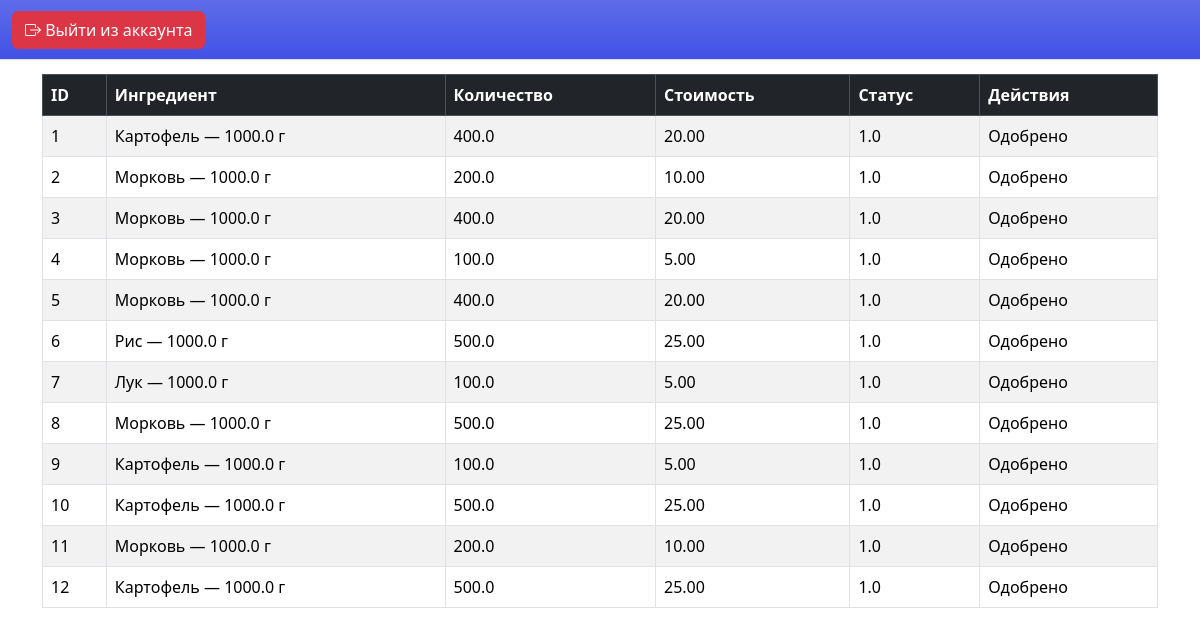
/canadmin/view_orders, run on the app's committed database.
### cook/models.py (models this page shows, shortened)
class Order(models.Model):
    ingredient = models.ForeignKey(Ingredient, on_delete=models.CASCADE)
    amount = models.FloatField()
    cost = models.DecimalField(max_digits=10, decimal_places=2)
    status = models.FloatField()
    date = models.DateField(auto_now_add=True,null=True)

class Ingredient(models.Model):
    title = models.CharField(max_length=255)
    amount = models.FloatField(default=0)
    cost = models.DecimalField(max_digits=10, decimal_places=2)
    picture = models.ImageField(upload_to="pictures/ingredients", null=True, blank=True)
    def __str__(self):
        return f"{self.title} — {self.amount} г"

### canadmin/views.py (the view)
# urls.py: path('view_orders', views.vieworders, name='admin_view_orders'),
def vieworders(request: HttpRequest) -> HttpResponse:
    orderdict = Order.objects.all()
    return render(request, 'canadmin/orders.html', context={'orders': orderdict})

### templates/canadmin/orders.html
{% extends 'canadmin/main.html' %}
{% block content %}
<div class="container mt-4">
    <h3 class="mb-3">Заказы</h3>
    <table class="table table-striped table-bordered table-hover">
        <thead class="table-dark">
            <tr>
                <th>ID</th>
                <th>Ингредиент</th>
                <th>Количество</th>
                <th>Стоимость</th>
                <th>Статус</th>
                <th>Действия</th>
            </tr>
        </thead>
        <tbody>
            {% for order in orders %}
            <tr>
                <td>{{ order.id }}</td>
                <td>{{ order.ingredient }}</td>
                <td>{{ order.amount }}</td>
                <td>{{ order.cost }}</td>
                <td>{{ order.status }}</td>
                <td>
                    {% if order.status != 1 %}
                    <div class="d-flex gap-2">
                        <form method="post" action="{% url 'change_order_status' order.id %}">
                            {% csrf_token %}
                            <input type="hidden" name="status">
                            <button type="submit" class="btn btn-success btn-sm">Одобрить</button>
                        </form>
                        <form method="post" action="{% url 'change_order_status' order.id %}">
                            {% csrf_token %}
                        </form>
                    </div>
                    {% else %}
                    Одобрено
                    {% endif %}
                </td>
            </tr>
            {% endfor %}
        </tbody>
    </table>
</div>
{% endblock %}

### data on the page
Order: id "1", ingredient "Картофель — 1000.0 г", amount "400.0", cost "20.00", status "1.0", shows "Одобрено"
Order: id "2", ingredient "Морковь — 1000.0 г", amount "200.0", cost "10.00", status "1.0", shows "Одобрено"
Order: id "3", ingredient "Морковь — 1000.0 г", amount "400.0", cost "20.00", status "1.0", shows "Одобрено"
Order: id "4", ingredient "Морковь — 1000.0 г", amount "100.0", cost "5.00", status "1.0", shows "Одобрено"
Order: id "5", ingredient "Морковь — 1000.0 г", amount "400.0", cost "20.00", status "1.0", shows "Одобрено"
Order: id "6", ingredient "Рис — 1000.0 г", amount "500.0", cost "25.00", status "1.0", shows "Одобрено"
Order: id "7", ingredient "Лук — 1000.0 г", amount "100.0", cost "5.00", status "1.0", shows "Одобрено"
Order: id "8", ingredient "Морковь — 1000.0 г", amount "500.0", cost "25.00", status "1.0", shows "Одобрено"
Order: id "9", ingredient "Картофель — 1000.0 г", amount "100.0", cost "5.00", status "1.0", shows "Одобрено"
Order: id "10", ingredient "Картофель — 1000.0 г", amount "500.0", cost "25.00", status "1.0", shows "Одобрено"
Order: id "11", ingredient "Морковь — 1000.0 г", amount "200.0", cost "10.00", status "1.0", shows "Одобрено"
Order: id "12", ingredient "Картофель — 1000.0 г", amount "500.0", cost "25.00", status "1.0", shows "Одобрено"
